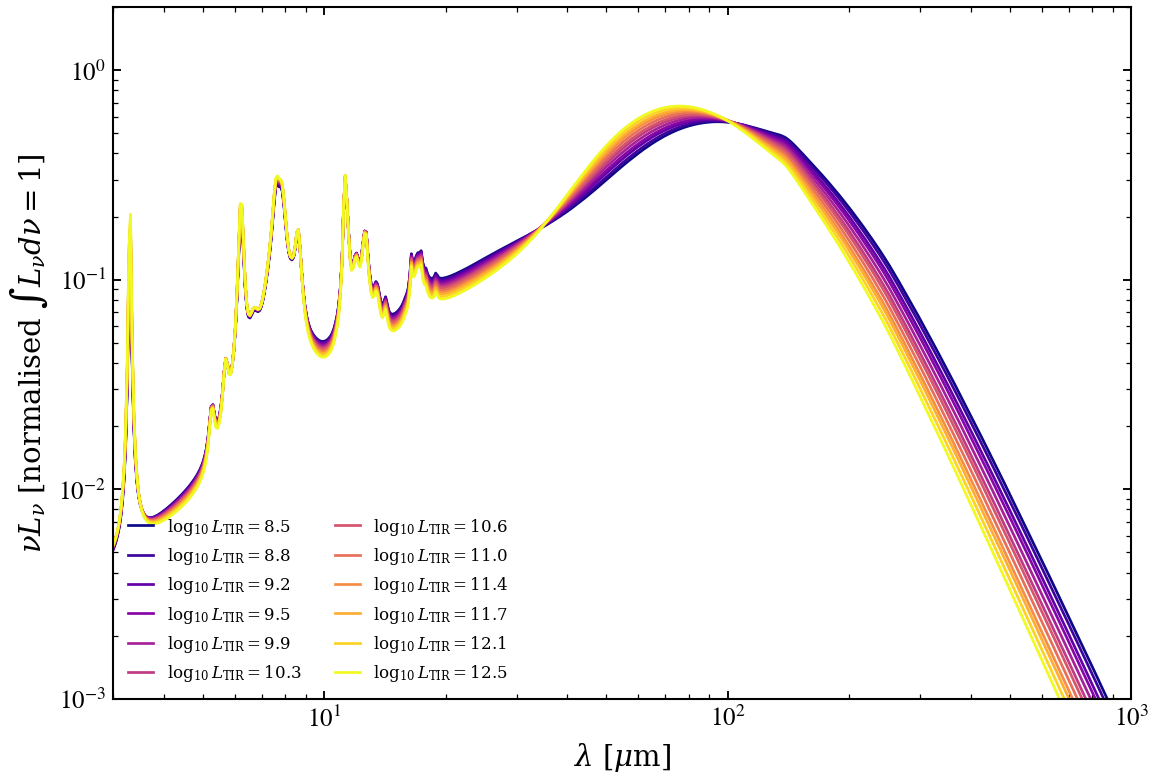

Python code for this plot:
r"""
BOSA: log L_TIR sweep at fixed log sSFR
========================================

Sweep infrared luminosity across the BOSA grid at fixed specific star
formation rate. Increasing L_TIR heats dust, shifting FIR peak blueward
and enhancing PAH relative to continuum.
"""

import warnings

import h5py
import matplotlib.pyplot as plt
import numpy as np

from tengri import data_path
from tengri.analysis.plotting import setup_style

setup_style()
warnings.filterwarnings("ignore", message=".*BakedInBackend.*")
warnings.filterwarnings("ignore", message=".*deprecated.*")

with h5py.File(data_path("bosa_templates.h5"), "r") as f:
    wave_aa = np.asarray(f["wavelength_aa"][:])
    log_ltir = np.asarray(f["log_ltir_grid"][:])
    log_ssfr = np.asarray(f["log_ssfr_grid"][:])
    spectra = np.asarray(f["spectra"][:])

wave_um = wave_aa * 1.0e-4
i_ssfr = int(np.argmin(np.abs(log_ssfr - (-9.6))))
c_aa_per_s = 2.99792458e18
nu = c_aa_per_s / wave_aa

fig, ax = plt.subplots(figsize=(8.0, 5.5))
cmap = plt.get_cmap("plasma")
idx_show = np.linspace(0, len(log_ltir) - 1, 12).astype(int)
for k, il in enumerate(idx_show):
    L_nu = spectra[il, i_ssfr]
    ax.plot(
        wave_um,
        nu * L_nu,
        color=cmap(k / max(1, len(idx_show) - 1)),
        lw=1.3,
        label=rf"$\log_{{10}} L_{{\rm TIR}} = {log_ltir[il]:.1f}$",
    )
ax.set(
    xscale="log",
    yscale="log",
    xlabel=r"$\lambda\ [\mu\mathrm{m}]$",
    ylabel=r"$\nu L_\nu\ [\mathrm{normalised}\ \int L_\nu d\nu = 1]$",
    xlim=(3.0, 1.0e3),
    ylim=(1.0e-3, 2.0e0),
)
ax.legend(loc="lower left", frameon=False, fontsize=8, ncol=2)
fig.tight_layout()
fig.savefig("plot_bosa_ltir_sweep.png", dpi=150, bbox_inches="tight")
